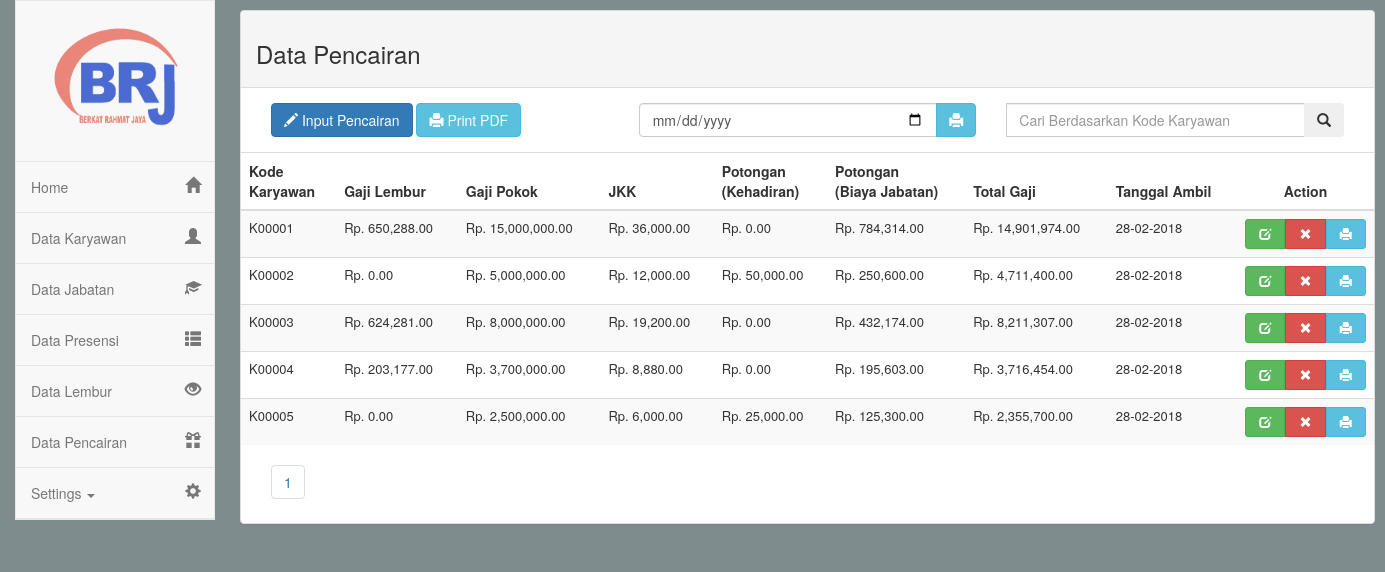
Screenshot of /dashboard.php?page=pencairan (signed in) with the database file from the repository.
### tables this page shows
CREATE TABLE `pencairan` (
  `kd_cair` int(11) NOT NULL,
  `kd_karyawan` varchar(255) DEFAULT NULL,
  `gaji_lembur` int(11) NOT NULL,
  `gaji_pokok` int(11) NOT NULL,
  `jkk` int(11) NOT NULL,
  `potongan` int(11) NOT NULL,
  `biaya_jabatan` int(11) NOT NULL,
  `total_gaji` int(11) NOT NULL,
  `tgl_ambil` date NOT NULL
);

### page/pencairan.php (the view, shortened to what this page needs)
<div class="row">
	<div class="col-md-12">
		<div class="panel panel-default">
			<div class="panel-heading">
				<h3>Data Pencairan</h3>
			</div>
			<div class="panel-body">
				<div class="row">
					<div class="col-md-4">
						<a href="" class="btn btn-primary" data-toggle="modal" data-target="#myModal"><span class="glyphicon glyphicon-pencil" aria-hidden="true"></span>  Input Pencairan</a>
						<a href="print.php" target="_blank" class="btn btn-info"><span class="glyphicon glyphicon-print" aria-hidden="true"></span>  Print PDF</a>
					</div>
					<div class="col-md-4">
						<form action="print.php" method="get">
							<div class="input-group">
								<input type="date" class="form-control" name="tgl" placeholder="Print Berdasarkan Tanggal Ambil">
								<div class="input-group-btn">
									<button class="btn btn-info" type="submit">
										<i class="glyphicon glyphicon-print"></i>
									</button>
								</div>
							</div>
						</form>
					</div>
					<div class="col-md-4">
						<form action="dashboard.php" method="get">
							<div class="input-group">
								<input type="text" class="form-control" name="cari" placeholder="Cari Berdasarkan Kode Karyawan">
								<div class="input-group-btn">
									<button class="btn" type="submit">
										<i class="glyphicon glyphicon-search"></i>
									</button>
								</div>
							</div>
						</form>
					</div>
				</div>
			</div>
			<div class="table-responsive">
				<table class="table table-striped">
					<thead>
						<tr>
							<th style="font-size: 14px">Kode <br> Karyawan</th>
							<th style="font-size: 14px">Gaji Lembur</th>
							<th style="font-size: 14px">Gaji Pokok</th>
							<th style="font-size: 14px">JKK</th>
							<th style="font-size: 14px">Potongan <br> (Kehadiran)</th>
							<th style="font-size: 14px">Potongan <br> (Biaya Jabatan)</th>
							<th style="font-size: 14px">Total Gaji</th>
							<th style="font-size: 14px">Tanggal Ambil</th>
							<th style="text-align: center; font-size: 14px;">Action</th>
						</tr>
					</thead>
					<tbody>
						<?php
						include 'koneksi.php';
						$halaman = 10;
						$result = mysqli_query($koneksi, "SELECT * FROM pencairan");
						$total = mysqli_num_rows($result);
						$pages = ceil($total/$halaman);
						if(isset($_GET['cari'])){
							$cari = $_GET['cari'];
							$view = mysqli_query($koneksi, "select * from pencairan where kd_karyawan like '%".$cari."%'") or die(mysqli_error());
						} else {
							$view = mysqli_query($koneksi, "select * from pencairan order by kd_cair") or die(mysqli_error());
						}
						while ($data = mysqli_fetch_assoc($view)) {
						?>
						<tr>
							<td style="font-size: 13px"><?php echo $data['kd_karyawan']; ?></td>
							<td style="font-size: 13px">Rp. <?php echo number_format($data['gaji_lembur'], 2, ".", ","); ?></td>
							<td style="font-size: 13px">Rp. <?php echo number_format($data['gaji_pokok'], 2, ".", ","); ?></td>
							<td style="font-size: 13px">Rp. <?php echo number_format($data['jkk'], 2, ".", ","); ?></td>
							<td style="font-size: 13px">Rp. <?php echo number_format($data['potongan'], 2, ".", ","); ?></td>
							<td style="font-size: 13px">Rp. <?php echo number_format($data['biaya_jabatan'], 2, ".", ","); ?></td>
							<td style="font-size: 13px">Rp. <?php echo number_format($data['total_gaji'], 2, ".", ","); ?></td>
							<td style="font-size: 13px"><?php echo date("d-m-Y", strtotime($data['tgl_ambil'])); ?></td>
							<td style="text-align: center;">
								<div style="table-layout: auto;" class="btn-group btn-group-justified btn-group-sm" >
									<a href="dashboard.php?page=edit-pencairan&kd_cair=<?php echo $data['kd_cair']; ?>" class="btn btn-success" data-toggle="tooltip" title="Edit">
										<span class="glyphicon glyphicon-edit" aria-hidden="true"></span>
									</a>
									<a href="hapus-pencairan.php?kd_cair=<?php echo $data['kd_cair']; ?>" class="btn btn-danger" onclick="return confirm('Konfirmasi Hapus !!')" data-toggle="tooltip" title="Hapus">
										<span class="glyphicon glyphicon-remove" aria-hidden="true"></span>
									</a>
									<a href="print_slipgaji.php?kd_karyawan=<?php echo $data['kd_karyawan']; ?>" class="btn btn-info" target="_blank" data-toggle="tooltip" title="Print Slip">
										<span class="glyphicon glyphicon-print" aria-hidden="true"></span>
									</a>
								</div>
							</td>
						</tr>
						<?php } ?>
					</tbody>
				</table>
				<ul class="pagination" style="margin-left: 30px">
					<?php for ($i=1; $i<=$pages ; $i++){ ?>
						<li>
							<a href="dashboard.php?page=pencairan&halaman=<?php echo $i; ?>"><?php echo $i; ?></a>
						</li>
					<?php } ?>
				</ul>
			</div>
		</div>
	</div>
</div>

### style/dashboard.css (style rules this page uses)
body,html { height: 100%; }
.main .row { padding: 0px; margin: 0px; }

### rows the page displays
pencairan: kd_karyawan "K00001", gaji_lembur "650,288.00", gaji_pokok "15,000,000.00", jkk "36,000.00", potongan "0.00", biaya_jabatan "784,314.00", total_gaji "14,901,974.00", tgl_ambil "28-02-2018"
pencairan: kd_karyawan "K00002", gaji_lembur "0.00", gaji_pokok "5,000,000.00", jkk "12,000.00", potongan "50,000.00", biaya_jabatan "250,600.00", total_gaji "4,711,400.00", tgl_ambil "28-02-2018"
pencairan: kd_karyawan "K00003", gaji_lembur "624,281.00", gaji_pokok "8,000,000.00", jkk "19,200.00", potongan "0.00", biaya_jabatan "432,174.00", total_gaji "8,211,307.00", tgl_ambil "28-02-2018"
pencairan: kd_karyawan "K00004", gaji_lembur "203,177.00", gaji_pokok "3,700,000.00", jkk "8,880.00", potongan "0.00", biaya_jabatan "195,603.00", total_gaji "3,716,454.00", tgl_ambil "28-02-2018"
pencairan: kd_karyawan "K00005", gaji_lembur "0.00", gaji_pokok "2,500,000.00", jkk "6,000.00", potongan "25,000.00", biaya_jabatan "125,300.00", total_gaji "2,355,700.00", tgl_ambil "28-02-2018"
